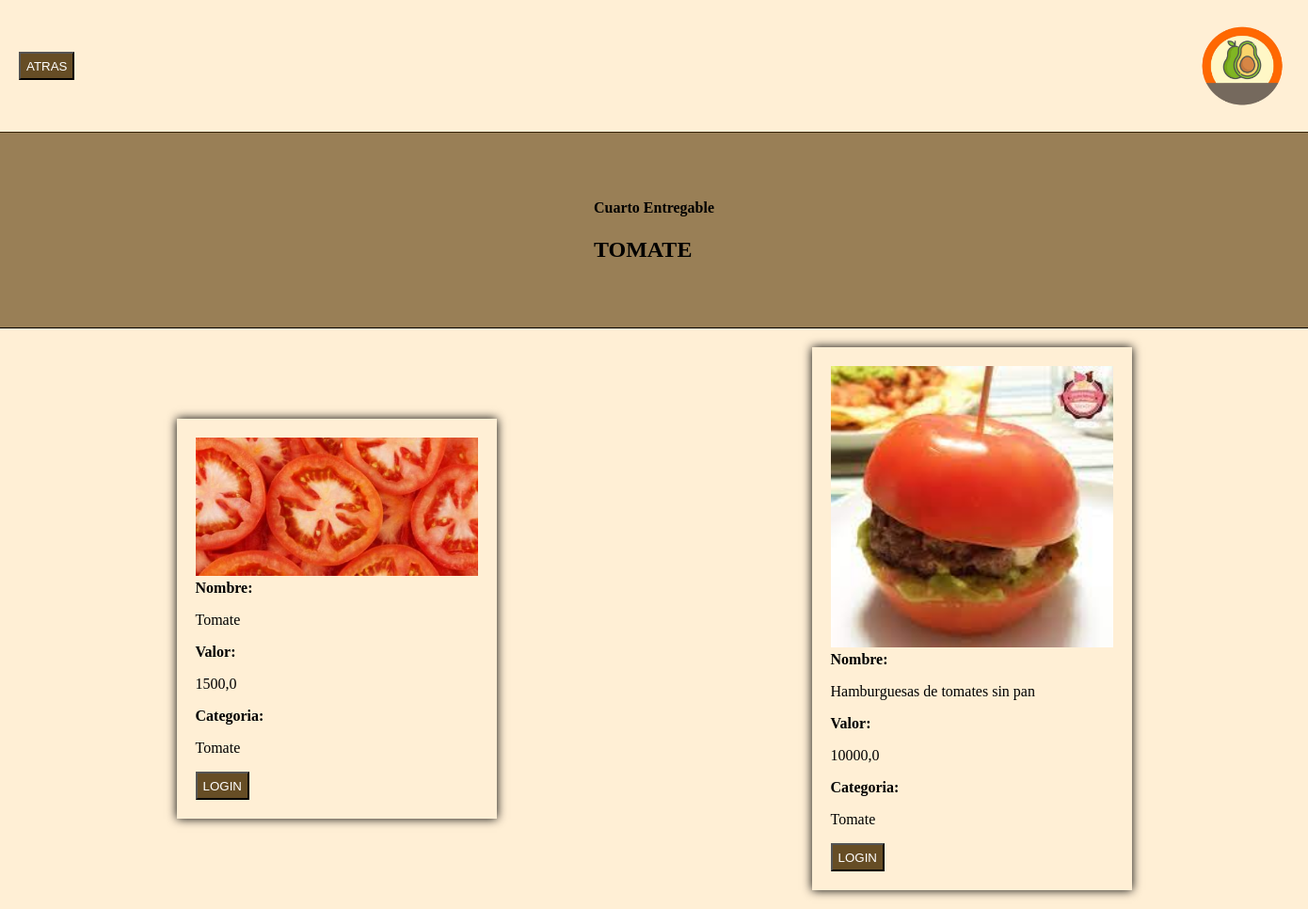
The app's page /infoCategorias/2/, older data.
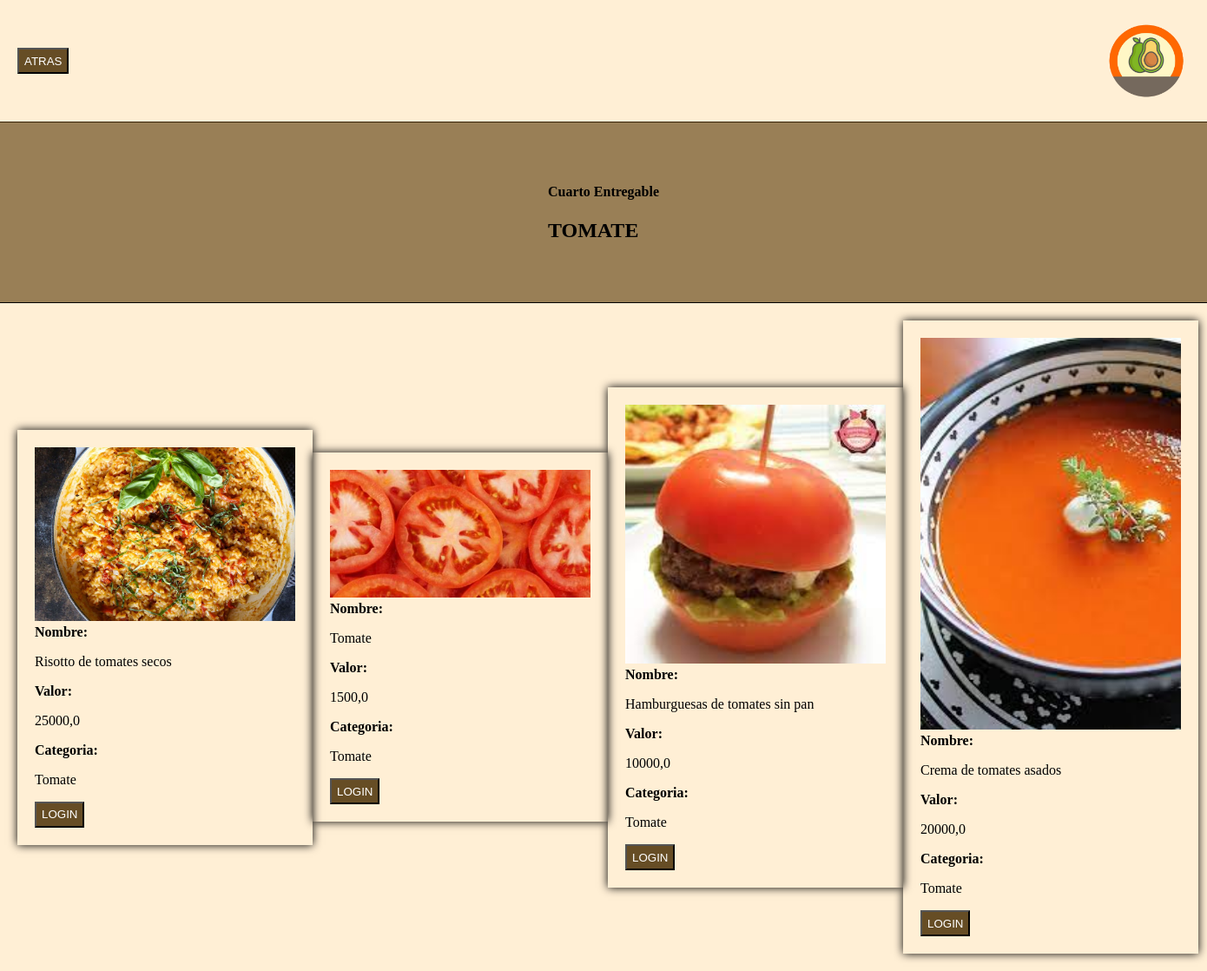
The same page, newer data.
### Producto/models.py (models this page shows)
class Producto(models.Model):
    ID = models.IntegerField(primary_key=True)
    nombre_prod = models.CharField(max_length=250)
    descripcion_prod = models.CharField(max_length=250)
    categoria = models.CharField(max_length=50)
    cantidad_prod = models.IntegerField()
    img1_prod = models.CharField(max_length=250)
    img2_prod = models.CharField(max_length=250)
    img3_prod = models.CharField(max_length=250)
    valor = models.FloatField()

### Producto/views.py (the view)
# urls.py: path('infoCategorias/<str:categoria>/',infoCategorias, name="infoCategoria"),
def infoCategorias(request, categoria):
    array = Producto.objects.all()
    print((categoria))
    return render(request, 'infoCategorias.html', {
        "categoria":categoria,
        "error":"perro",
        "arreglo":array
    })

### Producto/templates/infoCategorias.html (shortened to what this page needs)
<!DOCTYPE html>
{% load static %}
<html lang="en">
    <head>
        <link rel="stylesheet" href="{% static 'CSS/styles.css'%}">
    </head>
    <body style="background-color: papayawhip;">
        <nav>
            <a href="/productos">
                <button>ATRAS</button>
            </a>
            <img src="{% static 'img/logoNoFondo.png' %}" width="100">
        </nav>
        <header id="pagLogin">
            <section>
                <h4>Cuarto Entregable</h4>
                {% if categoria == "1" %}
                    <h1>AGUACATE</h1>
                {% elif categoria == "2" %}
                    <h1>TOMATE</h1>
                {%endif%}
            </section>
        </header>
        <main>
            {% for i in arreglo %}
                {% if i.categoria == "Tomate" and categoria == "2" %}
                    <section id="cuadroInfoP">
                        <img src="{% static '' %}{{i.img1_prod}}" width="300" alt="">
                        <strong id="infoPersonal">Nombre: </strong>
                        <p>{{i.nombre_prod}}</p>
                        <strong id="infoPersonal">Valor: </strong>
                        <p>{{i.valor}}</p>
                        <strong id="infoPersonal">Categoria: </strong>
                        <p>{{i.categoria}}</p>
                        <a href="{% url 'consultaP' id=i.ID %}"><button>LOGIN</button></a>
                    </section>
                {% endif %}
            {% endfor %}
        </main>
    </body>
</html>

### static/CSS/styles.css (style rules this page uses)
body { background: papayawhip; margin: 0; }
nav { display: flex; align-items: center; justify-content: space-between; border-bottom: 1px solid #332308; background: papayawhip; padding: 20px; }
button { background: #664D25; color: white; height: 30px; cursor: pointer; }
header { background: #997F56; display: flex; justify-content: center; padding: 50px; border-bottom: 1px solid ; }
main { display: flex; align-items: center; justify-content: space-around; background: papayawhip; padding: 20px; }
#infoPersonal { display: flex; align-items: center; }
#cuadroInfoP { box-shadow: 0px 0px 10px #000; padding: 20px; }

Row changes from the older to the newer data that the page shows:
now on this page (row edited): Producto: img1_prod (picture), nombre_prod "Risotto de tomates secos", valor "25000,0", categoria "Tomate"
added Producto: img1_prod (picture), nombre_prod "Crema de tomates asados", valor "20000,0", categoria "Tomate"
